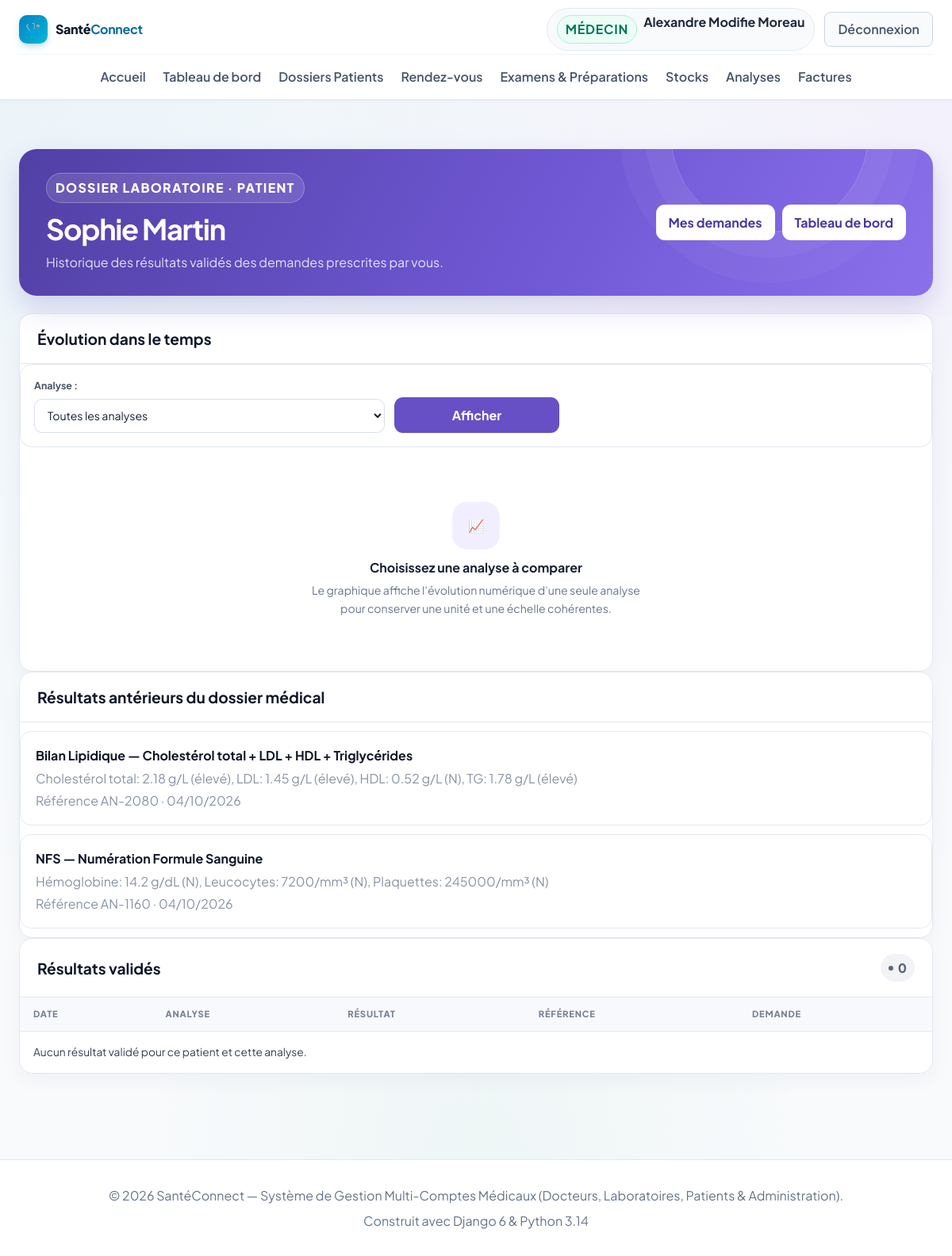
/laboratoire/medecin/patients/6/historique-analyses/ (signed in), run on the app's committed database.
### accounts/models.py (models this page shows, shortened)
class User(AbstractUser):
    class Role(models.TextChoices):
        ADMIN = 'ADMIN', 'Administrateur'
        DOCTEUR = 'DOCTEUR', 'Médecin'
        LABORATOIRE = 'LABORATOIRE', 'Laborantin'
        PATIENT = 'PATIENT', 'Patient'
    role = models.CharField(
        max_length=20,
        choices=Role.choices,
        default=Role.PATIENT,
        verbose_name="Rôle utilisateur"
    )
    phone = models.CharField(max_length=25, blank=True, null=True, verbose_name="Téléphone")
    address = models.CharField(max_length=255, blank=True, null=True, verbose_name="Adresse")
    city = models.CharField(max_length=100, blank=True, null=True, verbose_name="Ville")
    is_verified = models.BooleanField(
        default=False,
        verbose_name="Compte certifié / validé",
        help_text="Coché par l'administrateur pour valider l'activité d'un docteur ou laboratoire."
    )
    objects = CustomUserManager()
    class Meta:
        verbose_name = "Utilisateur"
        verbose_name_plural = "Tous les Utilisateurs"
    @property
    def is_doctor(self):
        return self.role == self.Role.DOCTEUR
    @property
    def is_laboratory(self):
        return self.role == self.Role.LABORATOIRE
    @property
    def is_patient(self):
        return self.role == self.Role.PATIENT
    @property
    def is_admin_user(self):
        return self.role == self.Role.ADMIN or self.is_superuser

class ResultatLaboratoire(models.Model):
    PRIORITE_CHOICES = [
        ('NORMALE', 'Normale'),
        ('HAUTE', 'Haute'),
        ('URGENTE', 'Urgente'),
    ]
    STATUT_CHOICES = [
        ('EN_ATTENTE', 'En attente'),
        ('EN_COURS', 'En cours d\'analyse'),
        ('DISPONIBLE', 'Résultats disponibles'),
        ('TRANSMIS', 'Transmis au médecin'),
    ]
    dossier = models.ForeignKey(
        DossierMedical,
        on_delete=models.CASCADE,
        related_name='resultats_labo',
        verbose_name="Dossier médical"
    )
    medecin_prescripteur = models.ForeignKey(
        User,
        on_delete=models.SET_NULL,
        null=True,
        related_name='analyses_prescrites',
        limit_choices_to={'role': User.Role.DOCTEUR},
        verbose_name="Médecin prescripteur"
    )
    laboratoire = models.ForeignKey(
        User,
        on_delete=models.SET_NULL,
        null=True,
        blank=True,
        related_name='analyses_realisees',
        limit_choices_to={'role': User.Role.LABORATOIRE},
        verbose_name="Laboratoire"
    )
    type_analyse = models.CharField(max_length=200, verbose_name="Type d'analyse")
    reference = models.CharField(max_length=20, unique=True, verbose_name="Référence analyse")
    priorite = models.CharField(max_length=10, choices=PRIORITE_CHOICES, default='NORMALE', verbose_name="Priorité")
    statut = models.CharField(max_length=20, choices=STATUT_CHOICES, default='EN_ATTENTE', verbose_name="Statut")
    date_prescription = models.DateField(default=timezone.now, verbose_name="Date de prescription")
    date_realisation = models.DateField(null=True, blank=True, verbose_name="Date de réalisation")
    valeurs = models.TextField(blank=True, verbose_name="Valeurs & Résultats")
    interpretation = models.TextField(blank=True, verbose_name="Interprétation")
    date_creation = models.DateTimeField(auto_now_add=True)
    class Meta:
        verbose_name = "Résultat de Laboratoire"
        verbose_name_plural = "Résultats de Laboratoire"
        ordering = ['-date_prescription']

### laboratoire/views.py (the view, shortened to what this page needs)
@consultation_requise
def doctor_patient_history(request, patient_id):
    if not request.user.is_doctor:
        messages.error(request, "Cet historique est réservé aux médecins.")
        return redirect("laboratoire:demande_list")
    association = get_object_or_404(
        AssociationMedecinPatient.objects.select_related("patient"),
        medecin=request.user, patient_id=patient_id,
    )
    patient = association.patient
    resultats = Resultat.objects.filter(
        analyse_demandee__demande__patient=patient,
        analyse_demandee__demande__medecin=request.user,
        statut=Resultat.Statut.VALIDE,
    ).select_related(
        "analyse_demandee__type_analyse",
        "analyse_demandee__demande",
    ).order_by("-date_validation", "-pk")
    types_analyse = TypeAnalyse.objects.filter(
        demandes__demande__patient=patient,
        demandes__demande__medecin=request.user,
        demandes__resultats__statut=Resultat.Statut.VALIDE,
    ).distinct().order_by("nom")
    filter_form = DoctorHistoryFilterForm(
        request.GET, types_analyse=types_analyse,
    )
    filters = filter_form.cleaned_data if filter_form.is_valid() else {}
    selected_type = filters.get("analyse", "")
    if selected_type.isdigit():
        resultats = resultats.filter(analyse_demandee__type_analyse_id=selected_type)
    else:
        selected_type = ""
    chronological = list(reversed(list(resultats))) if selected_type else []
    numeric_points = []
    for resultat in chronological:
        try:
            value = Decimal(resultat.valeur.strip().replace(",", "."))
        except (InvalidOperation, TypeError, ValueError):
            continue
        numeric_points.append((resultat, value))
    chart_points = []
    return render(request, "laboratoire/doctor_patient_history.html", {
        "patient": patient,
        "filter_form": filter_form,
        "resultats": resultats,
        "legacy_resultats": ResultatLaboratoire.objects.filter(
            dossier__patient=patient,
            medecin_prescripteur=request.user,
            statut__in=("DISPONIBLE", "TRANSMIS"),
        ).select_related("laboratoire").order_by(
            "-date_realisation", "-date_prescription", "-pk",
        ),
        "types_analyse": types_analyse,
        "selected_type": selected_type,
        "chart_points": chart_points,
        "chart_polyline": " ".join(
            f'{point["x"]},{point["y"]}' for point in chart_points
        ),
    })

### laboratoire/forms.py
class DoctorHistoryFilterForm(forms.Form):
    analyse = forms.ChoiceField(required=False, label="Analyse")
    def __init__(self, *args, types_analyse, **kwargs):
        super().__init__(*args, **kwargs)
        self.fields["analyse"].choices = [
            ("", "Toutes les analyses"),
            *((str(item.pk), item.nom) for item in types_analyse),
        ]

### laboratoire/permissions.py (called while the page is built)
def is_lab(user):
    return user.is_authenticated and user.is_laboratory

def can_view_requests(user):
    return user.is_authenticated and (
        is_lab(user) or user.is_doctor or is_admin(user)
    )

def role_required(check, message):
    def decorator(view):
        @wraps(view)
        def wrapped(request, *args, **kwargs):
            if not request.user.is_authenticated:
                return redirect_to_login(request.get_full_path())
            if not check(request.user):
                messages.error(request, message)
                return redirect("dashboard")
            return view(request, *args, **kwargs)
        return wrapped
    return decorator

### laboratoire/templates/laboratoire/doctor_patient_history.html (shortened to what this page needs)
{% extends "base.html" %}
{% load static %}
{% block extra_css %}
<link rel="stylesheet" href="{% static 'laboratoire/laboratoire.css' %}">
{% endblock %}
{% block content %}
<div class="lab-shell">
  <header class="lab-hero">
    <div class="lab-hero__copy">
      <span class="lab-hero__eyebrow">Dossier laboratoire · Patient</span>
      <h1>{{ patient.get_full_name|default:patient.username }}</h1>
      <p>Historique des résultats validés des demandes prescrites par vous.</p>
    </div>
    <div class="lab-hero__actions">
      <a class="lab-btn lab-btn--white" href="{% url 'laboratoire:demande_list' %}">Mes demandes</a>
      <a class="lab-btn lab-btn--white" href="{% url 'dashboard' %}">Tableau de bord</a>
    </div>
  </header>
  <section class="lab-panel">
    <div class="lab-panel__head"><h2>Évolution dans le temps</h2></div>
    <form method="get" class="lab-filter">
      <div>
        {{ filter_form.analyse.label_tag }}{{ filter_form.analyse }}
      </div>
      <button class="lab-btn lab-btn--primary" type="submit">Afficher</button>
    </form>
    {% if chart_points %}
      <svg class="lab-chart" viewBox="0 0 600 260" role="img" aria-label="Graphique d’évolution des résultats numériques">
        <line x1="30" y1="220" x2="570" y2="220" stroke="#cbd5e1"/>
        <line x1="30" y1="30" x2="30" y2="220" stroke="#cbd5e1"/>
        {% if chart_points|length > 1 %}<polyline points="{{ chart_polyline }}"/>{% endif %}
        {% for point in chart_points %}
          <circle cx="{{ point.x }}" cy="{{ point.y }}" r="6">
            <title>{{ point.date|date:"d/m/Y" }} — {{ point.value }} {{ point.unit }}</title>
          </circle>
        {% endfor %}
      </svg>
    {% else %}
      <div class="lab-empty"><span class="lab-empty__icon">📈</span><h3>Choisissez une analyse à comparer</h3><p>Le graphique affiche l’évolution numérique d’une seule analyse pour conserver une unité et une échelle cohérentes.</p></div>
    {% endif %}
  </section>
  {% if legacy_resultats %}
    <section class="lab-panel">
      <div class="lab-panel__head"><h2>Résultats antérieurs du dossier médical</h2></div>
      {% for resultat in legacy_resultats %}
        <article class="lab-sample">
          <div>
            <strong>{{ resultat.type_analyse }}</strong>
            <span class="lab-table__secondary">{{ resultat.valeurs|linebreaksbr }}</span>
            <span class="lab-table__secondary">Référence {{ resultat.reference }} · {{ resultat.date_realisation|default:resultat.date_prescription|date:"d/m/Y" }}</span>
          </div>
        </article>
      {% endfor %}
    </section>
  {% endif %}
  <section class="lab-panel">
    <div class="lab-panel__head"><h2>Résultats validés</h2><span class="lab-badge lab-badge--neutral">{{ resultats|length }}</span></div>
    <div class="lab-table-wrap">
      <table class="lab-table">
        <thead><tr><th>Date</th><th>Analyse</th><th>Résultat</th><th>Référence</th><th>Demande</th></tr></thead>
        <tbody>
          {% for resultat in resultats %}
            <tr>
              <td>{{ resultat.date_validation|date:"d/m/Y H:i" }}</td>
              <td>{{ resultat.analyse_demandee.type_analyse.nom }}</td>
              <td class="{% if resultat.potentiellement_anormal %}lab-history-abnormal{% endif %}">{{ resultat.valeur }} {{ resultat.unite|default:resultat.analyse_demandee.type_analyse.unite }}</td>
              <td>{{ resultat.valeur_reference|default:"Non renseignée" }}</td>
              <td><a href="{% url 'laboratoire:demande_detail' resultat.analyse_demandee.demande_id %}">#{{ resultat.analyse_demandee.demande_id }}</a></td>
            </tr>
          {% empty %}
            <tr><td colspan="5">Aucun résultat validé pour ce patient et cette analyse.</td></tr>
          {% endfor %}
        </tbody>
      </table>
    </div>
  </section>
</div>
{% endblock %}

### templates/base.html (shortened to what this page needs)
{% load static %}
<!doctype html>
<html lang="fr">
  <head>
    <link rel="stylesheet" href="{% static 'css/style.css' %}?v=20261027_1" />
    {% block extra_css %}{% endblock %}
  </head>
  <body>
    <nav class="navbar" id="main-navbar" aria-label="Navigation principale">
      <div class="container navbar-inner">
        <div class="navbar-brand-section">
          <a href="{% url 'home' %}" class="logo-brand" id="brand-logo-link">
            <span class="logo-icon">🩺</span>
            <span class="logo-text"
              >Santé<strong style="color: var(--primary)">Connect</strong></span
            >
          </a>
        </div>
        <div class="nav-links" id="main-nav-links">
          <a href="{% url 'home' %}" class="nav-item-link" id="nav-home"
            >Accueil</a
          >
          {% if user.is_authenticated %}
            <a href="{% url 'dashboard' %}" class="nav-item-link" id="nav-dashboard">Tableau de bord</a>
            {% if user.is_admin_user or user.is_doctor %}
              <a href="{% url 'dossiers_patients_list' %}" class="nav-item-link" id="nav-dossiers">Dossiers Patients</a>
            {% endif %}
            {% if user.is_admin_user or user.is_doctor or user.is_patient %}
              <a href="{% url 'rendezvous:rdv_list' %}" class="nav-item-link" id="nav-rendezvous">Rendez-vous</a>
            {% endif %}
            {% if user.is_admin_user or user.is_doctor %}
              <a href="{% url 'examens_list' %}" class="nav-item-link" id="nav-examens">Examens &amp; Préparations</a>
            {% endif %}
            {% if user.is_admin_user or user.is_laboratory or user.is_doctor %}
              <a href="{% url 'stock:dashboard' %}" class="nav-item-link" id="nav-stock">Stocks</a>
            {% endif %}
            {% if user.is_laboratory %}
              <a href="{% url 'laboratoire:prelevement_list' %}" class="nav-item-link" id="nav-laboratoire">Prélèvements</a>
            {% elif user.is_doctor %}
              <a href="{% url 'laboratoire:demande_list' %}" class="nav-item-link">Analyses</a>
            {% endif %}
            {% if user.is_admin_user or user.is_patient or user.is_doctor and user.is_verified %}
              <a href="{% url 'facture_list' %}" class="nav-item-link" id="nav-factures">Factures</a>
            {% endif %}
          {% endif %}
        </div>
        <div class="navbar-user-actions" id="nav-user-actions">
          {% if user.is_authenticated %}
          <div class="nav-user-badge" id="nav-user-profile">
            <span class="badge-role {{ user.role }}"
              >{{ user.get_role_display }}</span
            >
            <a
              href="{% url 'profile' %}"
              class="nav-user-name-link"
              id="nav-profile-edit"
              title="Mon profil"
              >{{ user.get_full_name|default:user.username }}</a
            >
          </div>
          <a
            href="{% url 'logout' %}"
            class="nav-logout-btn"
            id="btn-nav-logout"
            >Déconnexion</a
          >
          {% endif %}
        </div>
      </div>
    </nav>
    <main id="contenu" style="flex: 1; padding: 24px 0 60px">
      {% block content %}{% endblock %}
    </main>
    <footer class="footer">
      <div class="container">
        <p>
          © 2026 SantéConnect — Système de Gestion Multi-Comptes Médicaux
          (Docteurs, Laboratoires, Patients & Administration).
        </p>
        <p style="margin-top: 6px; font-size: 0.8rem; color: #64748b">
          Construit avec Django 6 & Python 3.14
        </p>
      </div>
    </footer>
  </body>
</html>

### data on the page
User: role "MÉDECIN", get_full_name "Alexandre Modifie Moreau"
User: get_full_name "Sophie Martin"
ResultatLaboratoire: type_analyse "Bilan Lipidique — Cholestérol total + LDL + HDL + Triglycérides", valeurs "Cholestérol total: 2.18 g/L (élevé), LDL: 1.45 g/L (élevé), HDL: 0.52 g/L (N), TG: 1.78 g/L (élevé)", reference "AN-2080", date_realisation "04/10/2026"
ResultatLaboratoire: type_analyse "NFS — Numération Formule Sanguine", valeurs "Hémoglobine: 14.2 g/dL (N), Leucocytes: 7200/mm³ (N), Plaquettes: 245000/mm³ (N)", reference "AN-1160", date_realisation "04/10/2026"

### other printed values
{{ filter_form.analyse.label_tag }} "Analyse :"
{{ resultats|length }} "0"
